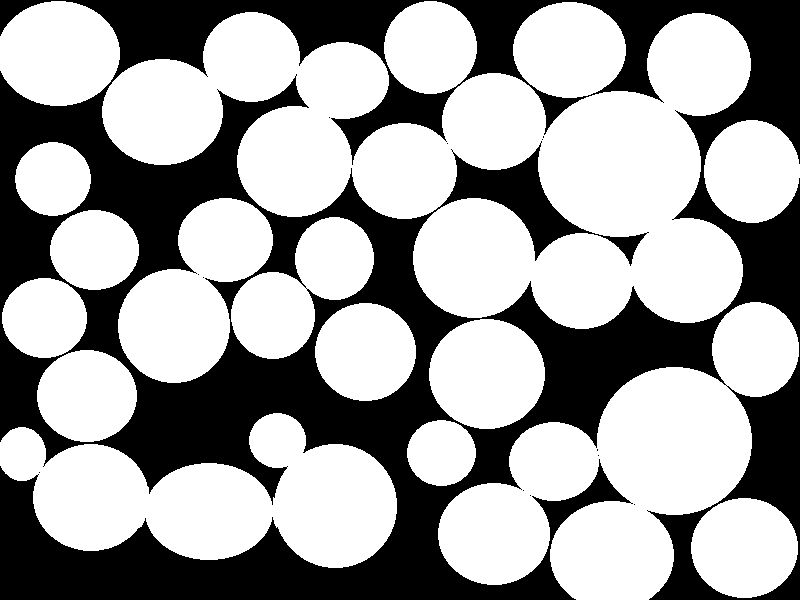
#> input picture lab-10/circles.png, 800 x 600 px
$ jupyter execute lab10.ipynb   (shell and % lines are left out)
#> lines starting #> are read from the running program, lines starting #| are printed output that depends on the picture; after the words box and inside, x2 and y2 are one past the last pixel; in counts of white or black regions, pixels touching at a corner belong together
[cell 1]
import cv2 as cv
import numpy as np
from matplotlib import pyplot as plt

## Load Coins Image / Convert to Binary

[cell 2]
src = cv.imread("./circles.png")
#> src is the input picture: shape (600, 800, 3); 62.7% white; 13 black regions (12 under 20 px), largest, box (x1, y1, x2, y2) and area: (0, 0, 800, 600) 178867
gray_img = cv.cvtColor(src,cv.COLOR_BGR2GRAY)
_,bin_img = cv.threshold(gray_img,127,255,cv.THRESH_BINARY)
plt.imshow(bin_img,cmap='gray'),plt.xticks([]),plt.yticks([])
plt.show()

[cell 3]
ellipse11x11 = cv.getStructuringElement(cv.MORPH_ELLIPSE,(11,11))
erode_ellipse11x11_img = cv.erode(bin_img, ellipse11x11 , iterations=3)
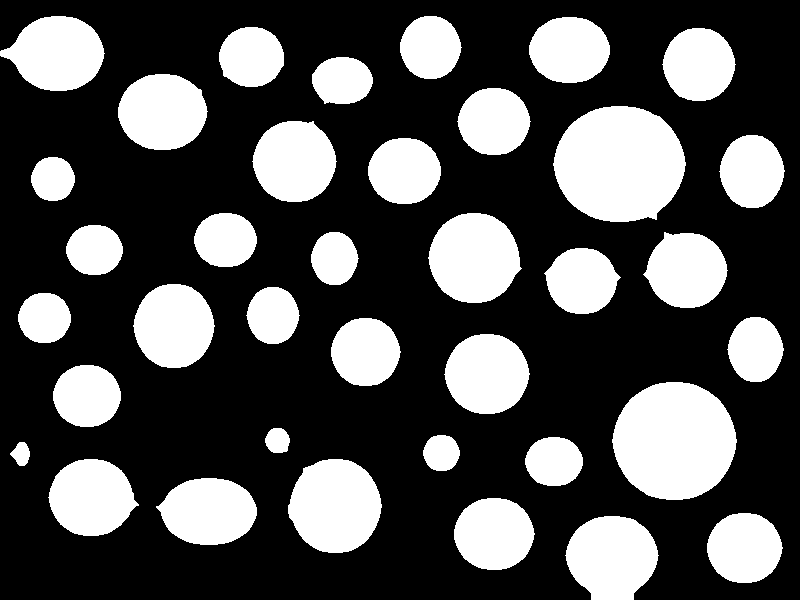
#> erode_ellipse11x11_img: shape (600, 800); 31.7% white; 37 white regions, largest, box (x1, y1, x2, y2) and area: (553, 106, 686, 222) 12050, (612, 382, 737, 500) 11463, (288, 459, 382, 553) 6813
erode_ellipse11x11_img = cv.dilate(erode_ellipse11x11_img , ellipse11x11 , iterations= 1)
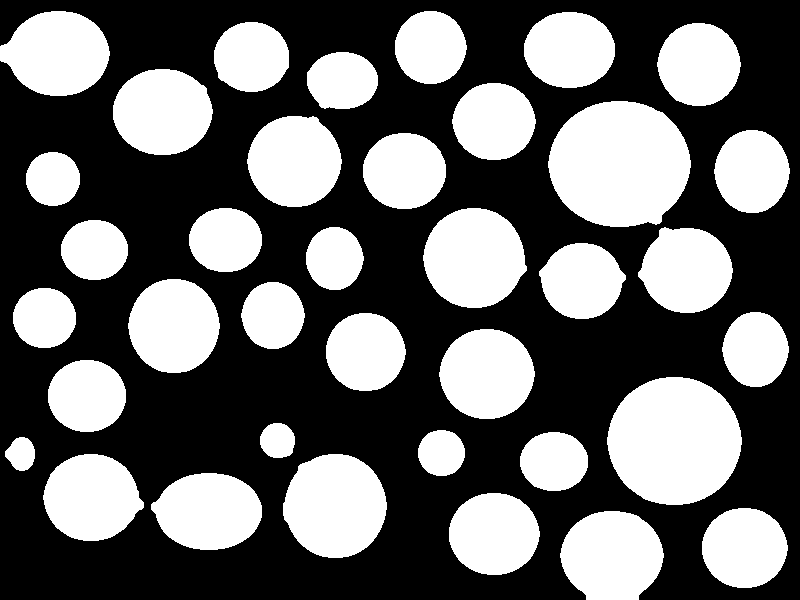
#> erode_ellipse11x11_img: shape (600, 800); 40.9% white; 37 white regions, largest, box (x1, y1, x2, y2) and area: (548, 101, 691, 227) 14144, (607, 377, 742, 505) 13486, (283, 454, 387, 558) 8403
print("Original Binary")
plt.imshow(bin_img,cmap='gray') , plt.xticks([]) , plt.yticks([])
plt.show()
print("Result from eroded_ellipse11x11")
plt.imshow(erode_ellipse11x11_img,cmap='gray') , plt.xticks([]) , plt.yticks([])
plt.show()
